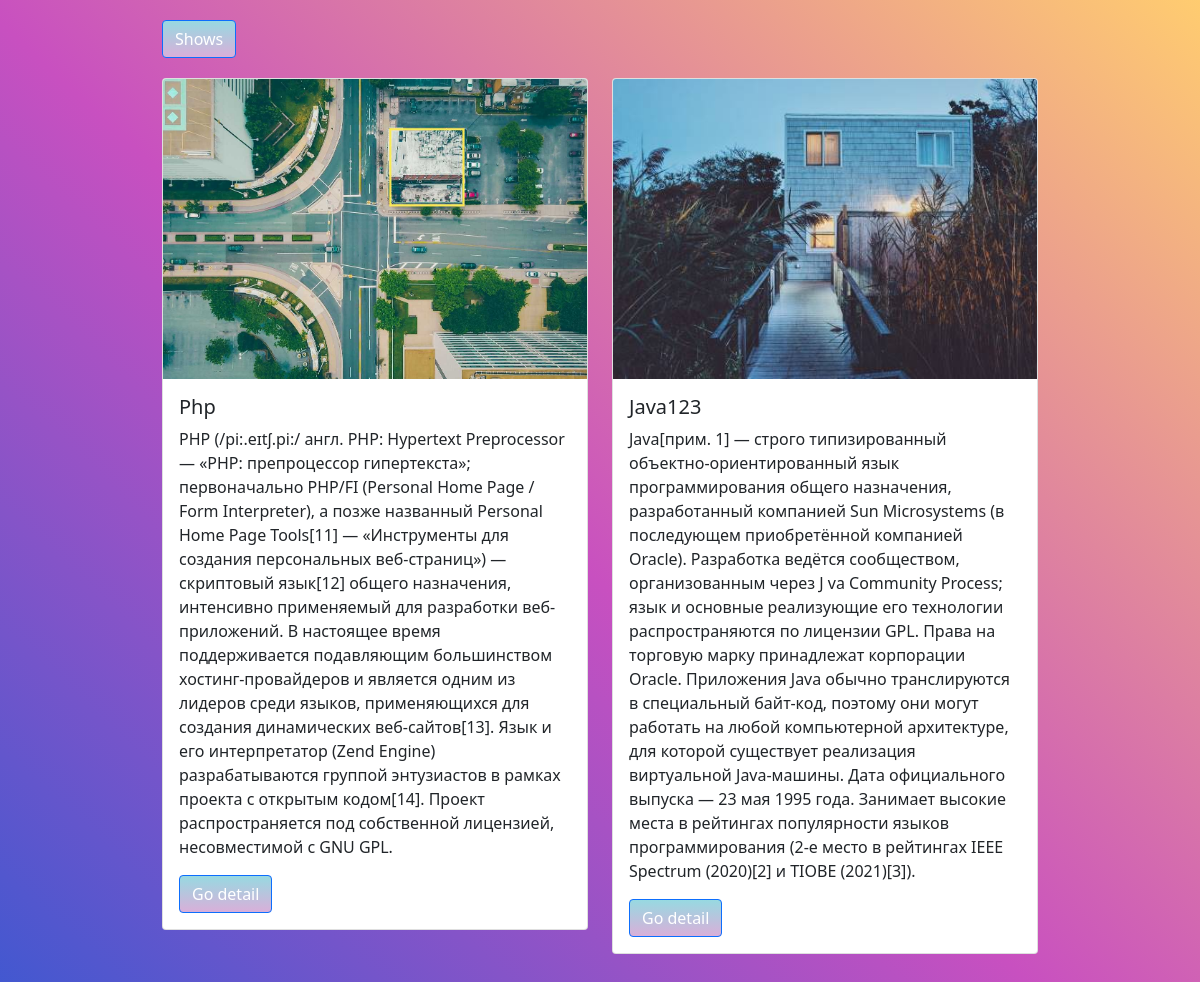
Page /shows/ on the committed database.
### shows/models.py (models this page shows, shortened)
class TVShow(models.Model):
    GENRE_CHOICE = (
        ("Detective", "Detective"),
        ("Comedy", "Comedy"),
        ("Drama", "Drama"),
        ("Horror", "Horror"),
        ("Romantic", "Romantic"),
        ("Anime", "Anime"),
    )
    title = models.CharField(max_length=100)
    description = models.TextField()
    image = models.ImageField(upload_to="")
    quantity = models.IntegerField()
    genre = models.CharField(choices=GENRE_CHOICE, max_length=100)
    date_filmed = models.DateField(auto_now_add=True, null=True)

### shows/views.py (the view)
# urls.py: path("shows/", views.ShowsListView.as_view(),name="shows_all"),
class ShowsListView(generic.ListView):
    template_name = "shows_list.html"
    queryset = models.TVShow.objects.all()
    def get_queryset(self):
        return models.TVShow.objects.filter().order_by("-id")

### templates/shows_list.html (shortened to what this page needs)
<!DOCTYPE html>
{% load static %}
<html lang="en">
<head>
    <link rel="stylesheet" type="text/css" href="{% static 'css/bootstrap.css/' %}"/>
</head>
<body>
<div class="container button__container">
    <a href="/shows/" class="btn btn-primary">Shows</a>
</div>
<div class="container posts__container">
    <div class="row gy-5">
        {% for i in object_list %}
        <div class="col-6">
            <div class="card">
                <img src="{{ i.image.url }}" class="card-img-top post__img" alt="...">
                <div class="card-body">
                    <h5 class="card-title">{{ i.title }}</h5>
                    <p class="card-text">{{ i.description }}</p>
                    <a href="/shows/{{ i.id }}/" class="btn btn-primary">Go detail</a>
                </div>
            </div>
        </div>
        {% endfor %}
    </div>
</div>
</body>
</html>

### templates/shows_list.html (style rules this page uses)
.posts__container { max-width: 900px; margin-bottom: 40px; }
body { background-color: #4158D0; background-image: linear-gradient(43deg, #4158D0 0%, #C850C0 46%, #FFCC70 100%); }
.post__img { height: 300px; object-fit: cover; }
.btn-primary { background-color: #D9AFD9; background-image: linear-gradient(0deg, #D9AFD9 0%, #97D9E1 100%); }
.button__container { max-width: 900px; margin-bottom: 20px; margin-top: 20px; }

### rows in the picture
TVShow: image (picture), title "Php", description "PHP (/pi:.eɪtʃ.pi:/ англ. PHP: Hypertext Preprocessor — «PHP: препроцессор гипертекста»; первоначально PHP/FI (Personal Home Page / Form Interpreter), а позже названный Personal Home Page Tools[11] — «Инструменты для создания персональных веб-страниц») — скриптовый язык[12] общего назначения, интенсивно применяемый для разработки веб-приложений. В настоящее время поддерживается подавляющим большинством хостинг-провайдеров и является одним из лидеров среди языков, применяющихся для создания динамических веб-сайтов[13]. Язык и его интерпретатор (Zend Engine) разрабатываются группой энтузиастов в рамках проекта с открытым кодом[14]. Проект распространяется под собственной лицензией,…"
TVShow: image (picture), title "Java123", description "Java[прим. 1] — строго типизированный объектно-ориентированный язык программирования общего назначения, разработанный компанией Sun Microsystems (в последующем приобретённой компанией Oracle). Разработка ведётся сообществом, организованным через J va Community Process; язык и основные реализующие его технологии распространяются по лицензии GPL. Права на торговую марку принадлежат корпорации Oracle. Приложения Java обычно транслируются в специальный байт-код, поэтому они могут работать на любой компьютерной архитектуре, для которой существует реализация виртуальной Java-машины. Дата официального выпуска — 23 мая 1995 года. Занимает высокие места в рейтингах популярности языков…"
